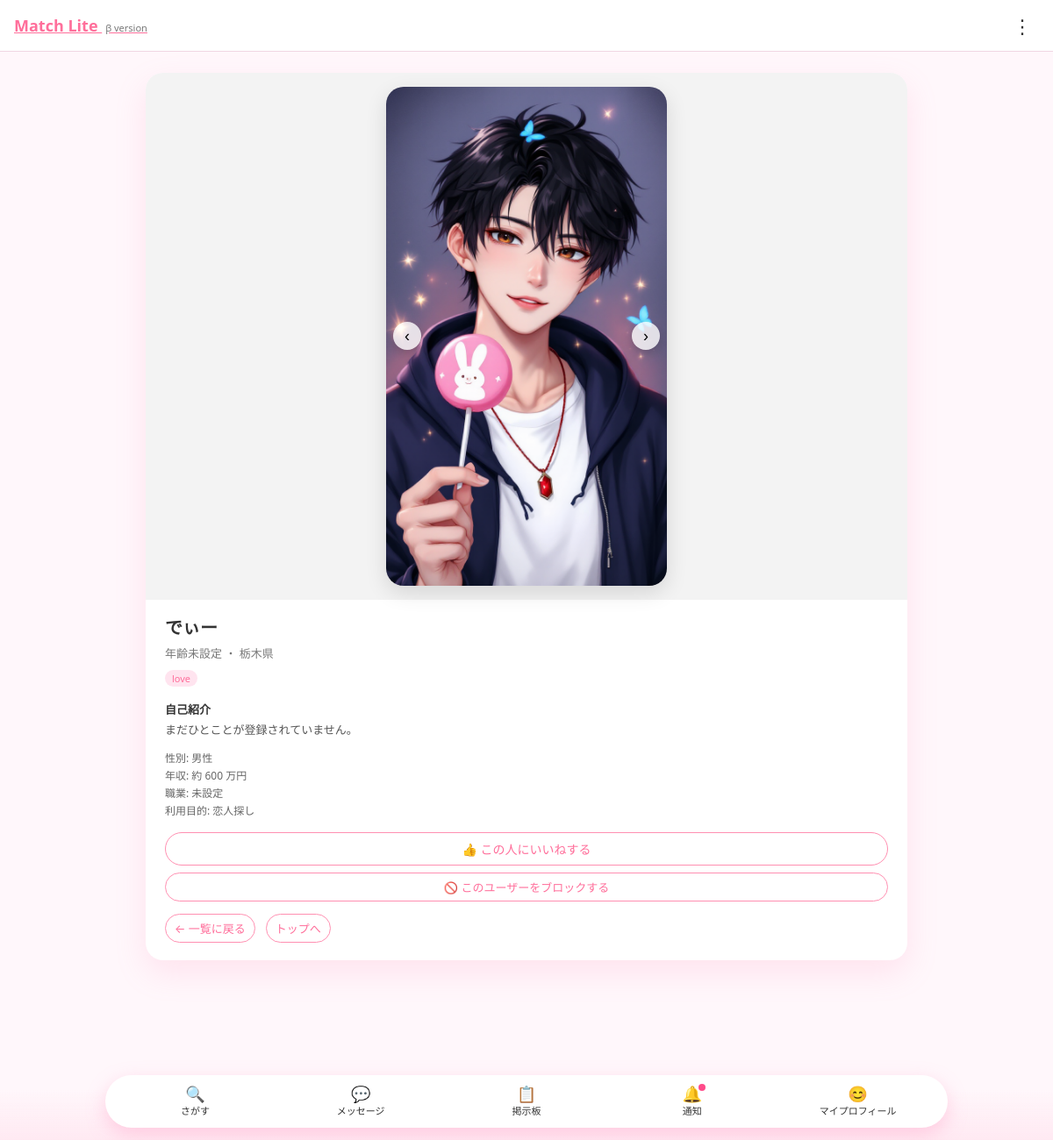
The page /profile/detail/6/ (signed in) on the database its author committed.
### matching/models.py (models this page shows, shortened)
class UserProfile(models.Model):
    GENDER_CHOICES = [
        ("M", "男性"),
        ("F", "女性"),
        ("O", "その他"),
    ]
    PREF_CHOICES = [
        ("北海道", "北海道"),
        ("青森県", "青森県"),
        ("岩手県", "岩手県"),
        ("宮城県", "宮城県"),
        ("秋田県", "秋田県"),
        ("山形県", "山形県"),
        ("福島県", "福島県"),
        ("茨城県", "茨城県"),
        ("栃木県", "栃木県"),
        ("群馬県", "群馬県"),
        ("埼玉県", "埼玉県"),
        ("千葉県", "千葉県"),
        ("東京都", "東京都"),
        ("神奈川県", "神奈川県"),
        ("新潟県", "新潟県"),
        ("富山県", "富山県"),
        ("石川県", "石川県"),
        ("福井県", "福井県"),
        ("山梨県", "山梨県"),
        ("長野県", "長野県"),
        ("岐阜県", "岐阜県"),
        ("静岡県", "静岡県"),
        ("愛知県", "愛知県"),
        ("三重県", "三重県"),
        ("滋賀県", "滋賀県"),
        ("京都府", "京都府"),
        ("大阪府", "大阪府"),
        ("兵庫県", "兵庫県"),
        ("奈良県", "奈良県"),
        ("和歌山県", "和歌山県"),
        ("鳥取県", "鳥取県"),
        ("島根県", "島根県"),
        ("岡山県", "岡山県"),
        ("広島県", "広島県"),
        ("山口県", "山口県"),
        ("徳島県", "徳島県"),
        ("香川県", "香川県"),
        ("愛媛県", "愛媛県"),
        ("高知県", "高知県"),
        ("福岡県", "福岡県"),
        ("佐賀県", "佐賀県"),
        ("長崎県", "長崎県"),
        ("熊本県", "熊本県"),
        ("大分県", "大分県"),
        ("宮崎県", "宮崎県"),
        ("鹿児島県", "鹿児島県"),
        ("沖縄県", "沖縄県"),
    ]
    PURPOSE_CHOICES = [
        ("friend", "友達作り"),
        ("love", "恋人探し"),
        ("both", "友達も恋人も両方"),
        ("hobby", "趣味友達"),
        ("talk", "暇つぶし・話し相手"),
    ]
    user = models.OneToOneField(
        settings.AUTH_USER_MODEL,
        on_delete=models.CASCADE,
        related_name="profile",
        null=True,
        blank=True,
    )
    nickname = models.CharField(max_length=50)
    age_range = models.CharField(max_length=20, blank=True)
    area = models.CharField(max_length=50, blank=True)
    purpose = models.CharField(
        "利用目的",
        max_length=20,
        choices=PURPOSE_CHOICES,
        blank=True,
    )
    job = models.CharField(max_length=50, blank=True)        # 職業
    income = models.IntegerField(blank=True, null=True)      # 年収（数字で保存）
    prefecture = models.CharField(
        max_length=10,
        choices=PREF_CHOICES,
        blank=True,
        verbose_name="居住地",
    )
    gender = models.CharField(
        max_length=1,
        choices=GENDER_CHOICES,
        blank=True,
        null=True,
        verbose_name="性別",
    )
    bio = models.TextField(blank=True)  # ひとこと自己紹介
    avatar = models.ImageField(
        upload_to="avatars/",
        blank=True,
        null=True,
    )
    last_checked_messages = models.DateTimeField(null=True, blank=True)
    last_checked_likes = models.DateTimeField(null=True, blank=True)
    last_checked_matches = models.DateTimeField(null=True, blank=True)

### matching/views.py (the view)
# urls.py: path("detail/<int:pk>/", views.profile_detail, name="profile_detail"),
@login_required
def profile_detail(request, pk):
    profile = get_object_or_404(UserProfile, pk=pk)
    me = get_current_profile(request)
    iine_sent = False
    can_chat = False
    if me and me != profile:
        iine_sent = Like.objects.filter(
            from_user=me, to_user=profile
        ).exists()
        you_to_me = Like.objects.filter(
            from_user=profile, to_user=me
        ).exists()
        can_chat = iine_sent and you_to_me
    is_blocked_flag = is_blocked(me, profile) if me and me != profile else False
    blocked_by_me = Block.objects.filter(
        blocker=me, blocked=profile
    ).exists() if me and me != profile else False
    photos_qs = profile.photos.all()  # ★ここ
    context = {
        "profile": profile,
        "me": me,
        "iine_sent": iine_sent,
        "can_chat": can_chat,
        "is_blocked": is_blocked_flag,
        "blocked_by_me": blocked_by_me,
        "photos": photos_qs,
    }
    return render(request, "matching/detail.html", context)

### matching/views.py (called while the page is built)
def is_blocked(me, other):
    return Block.objects.filter(
        Q(blocker=me, blocked=other) | Q(blocker=other, blocked=me)
    ).exists()

def get_current_profile(request):
    if not request.user.is_authenticated:
        return None
    profile, created = UserProfile.objects.get_or_create(
        user=request.user,
        defaults={
            "nickname": request.user.username,
        },
    )
    return profile

### templates/matching/detail.html (shortened to what this page needs)
{% extends "matching/base.html" %}
{% block content %}
<div class="profile-page">
  <div class="card profile-card-main">
    <div class="profile-hero">
      <div class="photo-slider">
        <div class="photo-strip" id="photo-strip">
          {% if profile.avatar %}
            <div class="photo-slide">
              <img src="{{ profile.avatar.url }}" alt="{{ profile.nickname }} さんの写真">
            </div>
          {% else %}
            <div class="photo-slide photo-slide-placeholder">
              {{ profile.nickname|first|default:"?" }}
            </div>
          {% endif %}
        </div>
        <button class="photo-arrow left" type="button" data-direction="-1">‹</button>
        <button class="photo-arrow right" type="button" data-direction="1">›</button>
      </div>
    </div>
    <div class="profile-body">
      <div class="profile-name-row">
        <div class="profile-name">{{ profile.nickname|default:"ニックネーム未設定" }}</div>
        <div class="profile-meta">
          {% if profile.age_range %}
            {{ profile.age_range }}
          {% else %}
            年齢未設定
          {% endif %}
          ・
          {{ profile.prefecture|default:"居住地未設定" }}
        </div>
        <div class="profile-tags-row">
          {% if profile.purpose %}
            <span class="profile-tag">{{ profile.purpose }}</span>
          {% endif %}
        </div>
      </div>
      <div class="profile-comment-title">自己紹介</div>
      <div class="profile-comment">
        {% if profile.bio %}
          {{ profile.bio|linebreaksbr }}
        {% else %}
          まだひとことが登録されていません。
        {% endif %}
      </div>
      <div class="profile-subinfo">
        <div class="profile-subinfo-row">
          性別: {{ profile.get_gender_display|default:"未設定" }}
        </div>
        <div class="profile-subinfo-row">
          年収:
          {% if profile.income %}
            約 {{ profile.income }} 万円
          {% else %}
            未設定
          {% endif %}
        </div>
        <div class="profile-subinfo-row">
          職業:
          {% if profile.job %}
            {{ profile.job }}
          {% else %}
            未設定
          {% endif %}
        </div>
<div class="profile-subinfo-row">
  利用目的:
  {% if profile.purpose %}
    {{ profile.get_purpose_display }}
  {% else %}
    未設定
  {% endif %}
</div>
      <div class="profile-actions-row">
        {% if me and profile.id == me.id %}
          <a href="{% url 'edit_my_profile' %}" class="btn-primary">
            ✏️ プロフィールを編集する
          </a>
        {% else %}
          {% if is_blocked %}
            <div style="font-size:12px; color:#c0392b; text-align:center; width:100%;">
              このユーザーとはブロック設定がされているため、いいねやチャットはできません。
            </div>
          {% else %}
            {% if me %}
              <a href="{% url 'send_like' profile.pk %}" class="btn-outline">
                {% if iine_sent %}
                  👍 いいね済み
                {% else %}
                  👍 この人にいいねする
                {% endif %}
              </a>
            {% endif %}
          {% endif %}
        {% endif %}
      </div>
      {% if me and profile.id != me.id %}
        <div class="profile-actions-row" style="margin-top:8px;">
          {% if blocked_by_me %}
            <a href="{% url 'unblock_user' profile.pk %}" class="btn-ghost">
              🚫 ブロックを解除する
            </a>
          {% else %}
            <a href="{% url 'block_user' profile.pk %}" class="btn-ghost">
              🚫 このユーザーをブロックする
            </a>
          {% endif %}
        </div>
      {% endif %}
      <div class="profile-footer-nav">
        <a href="{% url 'profile_list' %}" class="btn-ghost">← 一覧に戻る</a>
        <a href="/" class="btn-ghost">トップへ</a>
      </div>
    </div>
  </div>
</div>
{% endblock %}

### rows shown on the page
UserProfile: avatar (picture), nickname "でぃー", prefecture "栃木県", purpose "love", gender "男性", income "600", purpose "恋人探し"
